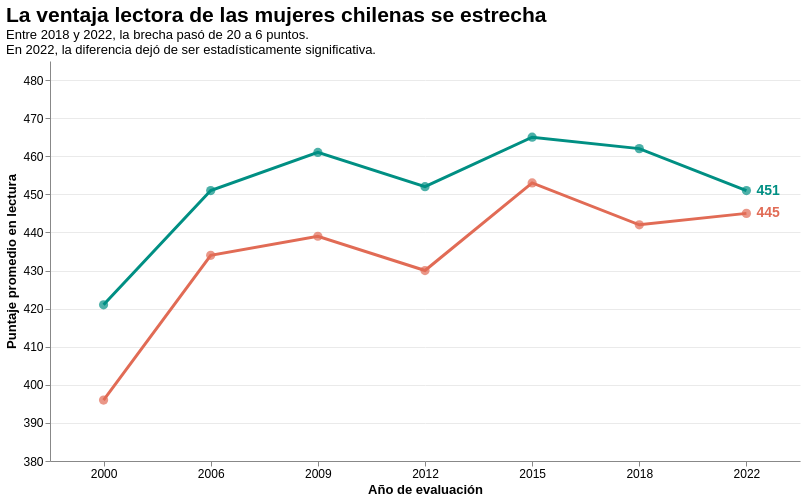

Notebook cell for this chart:
### Code cell
import altair as alt
import pandas as pd

# Preparar los datos
datos = df.copy()
datos["anio"] = datos["anio"].astype(int)
datos["puntaje_lectura"] = pd.to_numeric(
    datos["puntaje_lectura"]
)

colores = alt.Scale(
    domain=["Mujeres", "Hombres"],
    range=["#008F83", "#E16B55"]
)

base = alt.Chart(datos).encode(
    x=alt.X(
        "anio:O",
        title="Año de evaluación",
        axis=alt.Axis(labelAngle=0)
    ),
    y=alt.Y(
        "puntaje_lectura:Q",
        title="Puntaje promedio en lectura",
        scale=alt.Scale(domain=[380, 485])
    ),
    color=alt.Color(
        "sexo:N",
        scale=colores,
        title="Sexo"
    ),
    tooltip=[
        alt.Tooltip("anio:O", title="Año"),
        alt.Tooltip("sexo:N", title="Sexo"),
        alt.Tooltip(
            "puntaje_lectura:Q",
            title="Puntaje"
        )
    ]
)

lineas = base.mark_line(strokeWidth=3)

puntos = base.mark_circle(size=85)

etiquetas = (
    alt.Chart(datos[datos["anio"] == 2022])
    .mark_text(
        align="left",
        dx=10,
        fontSize=14,
        fontWeight="bold"
    )
    .encode(
        x="anio:O",
        y=alt.Y(
            "puntaje_lectura:Q",
            scale=alt.Scale(domain=[380, 485])
        ),
        text="puntaje_lectura:Q",
        color=alt.Color(
            "sexo:N",
            scale=colores,
            legend=None
        )
    )
)

grafico_final = (
    (lineas + puntos + etiquetas)
    .properties(
        width=750,
        height=400,
        title=alt.TitleParams(
            text="La ventaja lectora de las mujeres chilenas se estrecha",
            subtitle=[
                "Entre 2018 y 2022, la brecha pasó de 20 a 6 puntos.",
                "En 2022, la diferencia dejó de ser estadísticamente significativa."
            ],
            fontSize=21,
            subtitleFontSize=13,
            anchor="start"
        )
    )
    .configure_view(stroke=None)
    .configure_axis(
        gridColor="#EAEAEA",
        labelFontSize=12,
        titleFontSize=13
    )
    .configure_legend(
        labelFontSize=12,
        titleFontSize=12,
        orient="bottom"
    )
)

grafico_final

### Figure 1 — Vega-Lite specification as saved in the notebook (floating-point values rounded to 4 significant figures)
{"config": {"view": {"continuousWidth": 300, "continuousHeight": 300, "stroke": null}, "axis": {"gridColor": "#EAEAEA", "labelFontSize": 12, "titleFontSize": 13}, "legend": {"labelFontSize": 12, "orient": "bottom", "titleFontSize": 12}}, "layer": [{"mark": {"type": "line", "strokeWidth": 3}, "encoding": {"color": {"field": "sexo", "scale": {"domain": ["Mujeres", "Hombres"], "range": ["#008F83", "#E16B55"]}, "title": "Sexo", "type": "nominal"}, "tooltip": [{"field": "anio", "title": "Año", "type": "ordinal"}, {"field": "sexo", "title": "Sexo", "type": "nominal"}, {"field": "puntaje_lectura", "title": "Puntaje", "type": "quantitative"}], "x": {"axis": {"labelAngle": 0}, "field": "anio", "title": "Año de evaluación", "type": "ordinal"}, "y": {"field": "puntaje_lectura", "scale": {"domain": [380, 485]}, "title": "Puntaje promedio en lectura", "type": "quantitative"}}}, {"mark": {"type": "circle", "size": 85}, "encoding": {"color": {"field": "sexo", "scale": {"domain": ["Mujeres", "Hombres"], "range": ["#008F83", "#E16B55"]}, "title": "Sexo", "type": "nominal"}, "tooltip": [{"field": "anio", "title": "Año", "type": "ordinal"}, {"field": "sexo", "title": "Sexo", "type": "nominal"}, {"field": "puntaje_lectura", "title": "Puntaje", "type": "quantitative"}], "x": {"axis": {"labelAngle": 0}, "field": "anio", "title": "Año de evaluación", "type": "ordinal"}, "y": {"field": "puntaje_lectura", "scale": {"domain": [380, 485]}, "title": "Puntaje promedio en lectura", "type": "quantitative"}}}, {"data": {"name": "data-1324d715f80c779a4d5573cd51a454aa"}, "mark": {"type": "text", "align": "left", "dx": 10, "fontSize": 14, "fontWeight": "bold"}, "encoding": {"color": {"field": "sexo", "legend": null, "scale": {"domain": ["Mujeres", "Hombres"], "range": ["#008F83", "#E16B55"]}, "type": "nominal"}, "text": {"field": "puntaje_lectura", "type": "quantitative"}, "x": {"field": "anio", "type": "ordinal"}, "y": {"field": "puntaje_lectura", "scale": {"domain": [380, 485]}, "type": "quantitative"}}}], "data": {"name": "data-00a1fe21ad539607147c4ae169b725ce"}, "height": 400, "title": {"text": "La ventaja lectora de las mujeres chilenas se estrecha", "anchor": "start", "fontSize": 21, "subtitle": ["Entre 2018 y 2022, la brecha pasó de 20 a 6 puntos.", "En 2022, la diferencia dejó de ser estadísticamente significativa."], "subtitleFontSize": 13}, "width": 750, "$schema": "https://vega.github.io/schema/vega-lite/v5.20.1.json", "datasets": {"data-00a1fe21ad539607147c4ae169b725ce": [{"anio": 2000, "sexo": "Mujeres", "puntaje_lectura": 421, "fuente": "Agencia de Calidad de la Educación, PISA 2022"}, {"anio": 2006, "sexo": "Mujeres", "puntaje_lectura": 451, "fuente": "Agencia de Calidad de la Educación, PISA 2022"}, {"anio": 2009, "sexo": "Mujeres", "puntaje_lectura": 461, "fuente": "Agencia de Calidad de la Educación, PISA 2022"}, {"anio": 2012, "sexo": "Mujeres", "puntaje_lectura": 452, "fuente": "Agencia de Calidad de la Educación, PISA 2022"}, {"anio": 2015, "sexo": "Mujeres", "puntaje_lectura": 465, "fuente": "Agencia de Calidad de la Educación, PISA 2022"}, {"anio": 2018, "sexo": "Mujeres", "puntaje_lectura": 462, "fuente": "Agencia de Calidad de la Educación, PISA 2022"}, {"anio": 2022, "sexo": "Mujeres", "puntaje_lectura": 451, "fuente": "Agencia de Calidad de la Educación, PISA 2022"}, {"anio": 2000, "sexo": "Hombres", "puntaje_lectura": 396, "fuente": "Agencia de Calidad de la Educación, PISA 2022"}, {"anio": 2006, "sexo": "Hombres", "puntaje_lectura": 434, "fuente": "Agencia de Calidad de la Educación, PISA 2022"}, {"anio": 2009, "sexo": "Hombres", "puntaje_lectura": 439, "fuente": "Agencia de Calidad de la Educación, PISA 2022"}, {"anio": 2012, "sexo": "Hombres", "puntaje_lectura": 430, "fuente": "Agencia de Calidad de la Educación, PISA 2022"}, {"anio": 2015, "sexo": "Hombres", "puntaje_lectura": 453, "fuente": "Agencia de Calidad de la Educación, PISA 2022"}, {"anio": 2018, "sexo": "Hombres", "puntaje_lectura": 442, "fuente": "Agencia de Calidad de la Educación, PISA 2022"}, {"anio": 2022, "sexo": "Hombres", "puntaje_lectura": 445, "fuente": "Agencia de Calidad de la Educación, PISA 2022"}], "data-1324d715f80c779a4d5573cd51a454aa": [{"anio": 2022, "sexo": "Mujeres", "puntaje_lectura": 451, "fuente": "Agencia de Calidad de la Educación, PISA 2022"}, {"anio": 2022, "sexo": "Hombres", "puntaje_lectura": 445, "fuente": "Agencia de Calidad de la Educación, PISA 2022"}]}}
